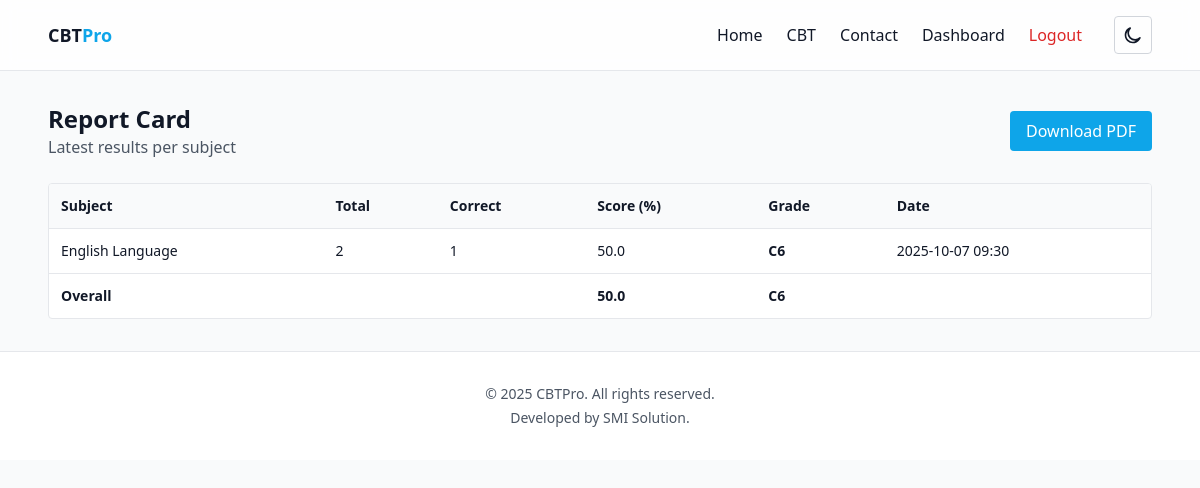
The app's page /student/report-card (signed in) with its own data.
### app/models.py (models this page shows)
class Subject(db.Model):
    id = db.Column(db.Integer, primary_key=True)
    name = db.Column(db.String(120), nullable=False)
    description = db.Column(db.Text)
    duration_minutes = db.Column(db.Integer, nullable=False, default=30)
    class_name = db.Column(db.String(64))  # Class this subject applies to
    teacher_id = db.Column(db.Integer, db.ForeignKey("user.id"), nullable=False)
    created_at = db.Column(db.DateTime, default=datetime.utcnow)
    questions = db.relationship("Question", backref="subject", cascade="all,delete-orphan", lazy=True)

class ExamSession(db.Model):
    id = db.Column(db.Integer, primary_key=True)
    subject_id = db.Column(db.Integer, db.ForeignKey("subject.id"), nullable=False)
    student_id = db.Column(db.Integer, db.ForeignKey("user.id"), nullable=False)
    started_at = db.Column(db.DateTime, default=datetime.utcnow)
    completed_at = db.Column(db.DateTime)
    responses = db.relationship("Response", backref="session", cascade="all,delete-orphan", lazy=True)

### app/student.py (the view)
@student_bp.route("/report-card")
@login_required
def report_card():
    subjects = Subject.query.all()
    rows = []
    total_scores = []
    for s in subjects:
        sess = (
            ExamSession.query
            .filter_by(subject_id=s.id, student_id=current_user.id)
            .filter(ExamSession.completed_at.isnot(None))
            .order_by(desc(ExamSession.completed_at))
            .first()
        )
        if not sess:
            continue
        questions = Question.query.filter_by(subject_id=s.id).all()
        total = len(questions)
        correct = 0
        for q in questions:
            resp = Response.query.filter_by(session_id=sess.id, question_id=q.id).first()
            sel = Option.query.get(resp.selected_option_id) if resp else None
            ans = Option.query.filter_by(question_id=q.id, is_correct=True).first()
            if sel and ans and sel.id == ans.id:
                correct += 1
        percentage = (correct / total * 100) if total else 0
        grade = nigeria_grade(percentage)
        rows.append({
            "subject": s,
            "session": sess,
            "total": total,
            "correct": correct,
            "percentage": percentage,
            "grade": grade,
        })
        total_scores.append(percentage)
    overall = sum(total_scores) / len(total_scores) if total_scores else 0
    overall_grade = nigeria_grade(overall)
    return render_template("student/report_card.html", rows=rows, overall=overall, overall_grade=overall_grade)

### app/models.py (called while the page is built)
@login_manager.user_loader
def load_user(user_id):
    return User.query.get(int(user_id))

def nigeria_grade(score_percentage: float) -> str:
    if score_percentage >= 75:
        return "A1"
    if score_percentage >= 70:
        return "B2"
    if score_percentage >= 65:
        return "B3"
    if score_percentage >= 60:
        return "C4"
    if score_percentage >= 55:
        return "C5"
    if score_percentage >= 50:
        return "C6"
    if score_percentage >= 45:
        return "D7"
    if score_percentage >= 40:
        return "E8"
    return "F9"

### app/templates/student/report_card.html (shortened to what this page needs)
{% extends 'base.html' %}
{% block content %}
<div class="flex items-center justify-between mb-6">
	<div>
		<h1 class="text-2xl font-semibold">Report Card</h1>
		<p class="text-gray-600">Latest results per subject</p>
	</div>
	<a href="{{ url_for('student.report_card_pdf') }}" class="px-4 py-2 rounded bg-brand text-white">Download PDF</a>
</div>
<div class="overflow-x-auto bg-white border rounded">
	<table class="min-w-full text-sm">
		<thead class="bg-gray-50">
			<tr>
				<th class="text-left p-3 border-b">Subject</th>
				<th class="text-left p-3 border-b">Total</th>
				<th class="text-left p-3 border-b">Correct</th>
				<th class="text-left p-3 border-b">Score (%)</th>
				<th class="text-left p-3 border-b">Grade</th>
				<th class="text-left p-3 border-b">Date</th>
			</tr>
		</thead>
		<tbody>
			{% for r in rows %}
				<tr class="border-b">
					<td class="p-3">{{ r.subject.name }}</td>
					<td class="p-3">{{ r.total }}</td>
					<td class="p-3">{{ r.correct }}</td>
					<td class="p-3">{{ '%.1f' % r.percentage }}</td>
					<td class="p-3 font-semibold">{{ r.grade }}</td>
					<td class="p-3">{{ r.session.completed_at.strftime('%Y-%m-%d %H:%M') if r.session.completed_at else '-' }}</td>
				</tr>
			{% else %}
				<tr>
					<td colspan="6" class="p-4 text-gray-500">No completed sessions yet.</td>
				</tr>
			{% endfor %}
		</tbody>
		<tfoot>
			<tr>
				<td class="p-3 font-semibold">Overall</td>
				<td class="p-3" colspan="2"></td>
				<td class="p-3 font-semibold">{{ '%.1f' % overall }}</td>
				<td class="p-3 font-semibold">{{ overall_grade }}</td>
				<td class="p-3"></td>
			</tr>
		</tfoot>
	</table>
</div>
{% endblock %}

### records on screen
Subject: subject.name "English Language"
ExamSession: session.completed_at "2025-10-07 09:30"

### other values on screen
{{ r.total }} "2"
{{ r.correct }} "1"
{{ '%.1f' % r.percentage }} "50.0"
{{ r.grade }} "C6"
{{ '%.1f' % overall }} "50.0"
{{ overall_grade }} "C6"
{{ 2025 }} "2025"
